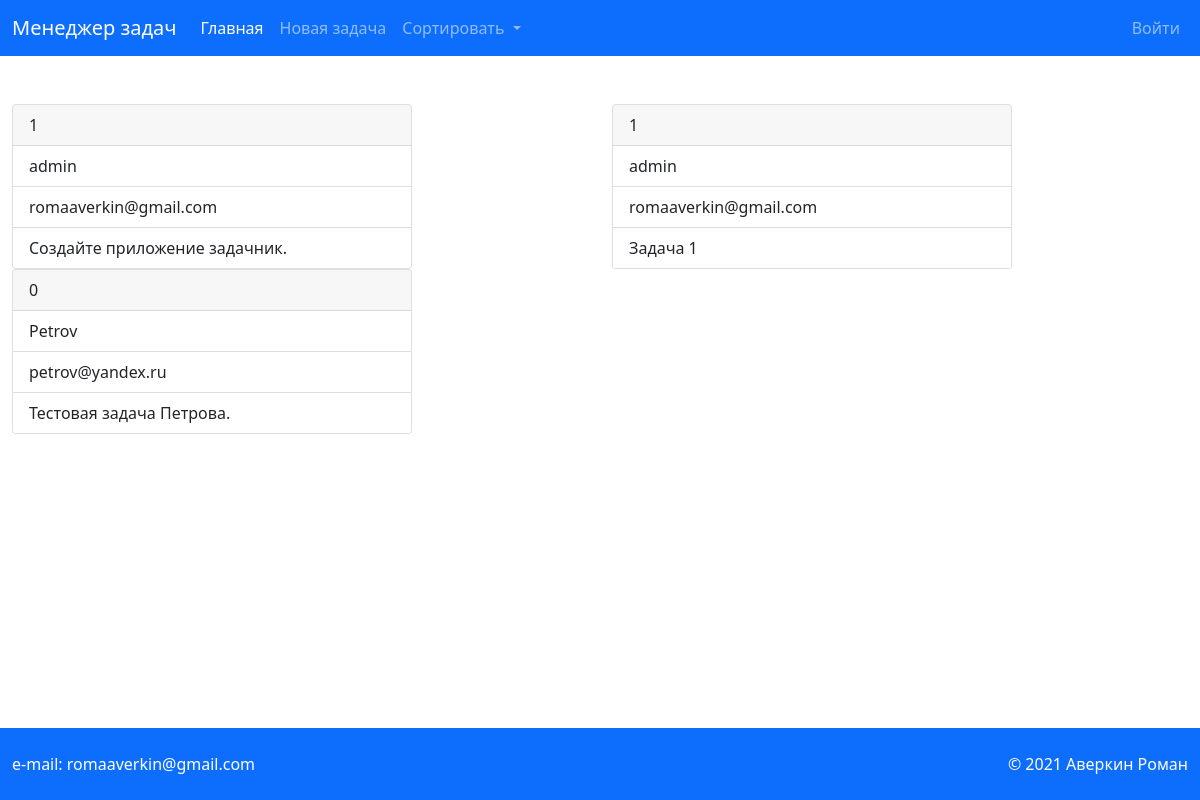
Page /?sort=email&sort_type=desc on the committed database.
### tables this page shows
CREATE TABLE `tasks` (
  `id` int(11) NOT NULL,
  `user_id` int(10) UNSIGNED NOT NULL,
  `task` text NOT NULL,
  `performed` tinyint(1) NOT NULL DEFAULT 0
);

CREATE TABLE `users` (
  `id` int(10) UNSIGNED NOT NULL,
  `login` varchar(30) NOT NULL,
  `email` varchar(50) NOT NULL,
  `password` varchar(50) NOT NULL,
  `role_id` tinyint(3) UNSIGNED NOT NULL
);

### application/core/view.php (called while the page is built)
<?php
class View
{
    function generate($content_view, $template_view, $data = null)
    {
        include 'application/views/'.$template_view;
    }
}

### application/controllers/controller_main.php (called while the page is built)
<?php
class Controller_Main extends Controller
{
    function action_index()
    {
        $task_model = $this->require_model('task_model');
        $data['task_list'] = $task_model->get_task_list();
        $this->view->generate('main_view.php', 'template_view.php', $data['task_list']);
    }
}

### application/bootstrap.php (called while the page is built, shortened)
<?php
$route = new Route;
$route->start();

### index.php (called while the page is built, shortened)
<?php
require_once 'application/bootstrap.php';

### application/models/task_model.php (called while the page is built, shortened)
<?php
class Task_Model extends Model
{
    public function get_task_list()
    {
        $sorting = isset($_GET['sort']) ? htmlspecialchars($_GET['sort']) : 'login';
        $sorting_type = isset($_GET['sort_type']) ? htmlspecialchars($_GET['sort_type']) : 'asc';
        $pdo = $this->db();
        $query = $pdo->prepare("SELECT users.login, users.email, tasks.task, tasks.performed
                                        FROM `tasks`
                                        JOIN `users`
                                        ON tasks.user_id = users.id
                                        ORDER BY $sorting $sorting_type
                                        LIMIT 3");
        $query->execute();
        $result = $query->fetchAll(PDO::FETCH_ASSOC);
        return $result;
    }
}

### application/views/main_view.php (the view)
<section class="mb-5 tasks">
    <div class="container-xxl">
        <div class="row">
            <?php foreach ($data as $task):?>
            <div class="col-sm">
                <div class="card" style="width: 25rem;">
                    <div class="card-header">
                        <?= $task['performed'] ?>
                    </div>
                    <ul class="list-group list-group-flush">
                        <li class="list-group-item"><?= $task['login'] ?></li>
                        <li class="list-group-item"><?= $task['email'] ?></li>
                        <li class="list-group-item"><?= $task['task'] ?></li>
                    </ul>
                </div>
            </div>
            <?php endforeach;?>
        </div>
    </div>
</section>

### css/style.css (style rules this page uses)
.tasks { padding-bottom: 64px; }

### rows in the picture
tasks: performed "1", user.login "admin", user.email "romaaverkin@gmail.com", task "Создайте приложение задачник."
tasks: performed "1", user.login "admin", user.email "romaaverkin@gmail.com", task "Задача 1"
tasks: performed "0", user.login "Petrov", user.email "petrov@yandex.ru", task "Тестовая задача Петрова."
